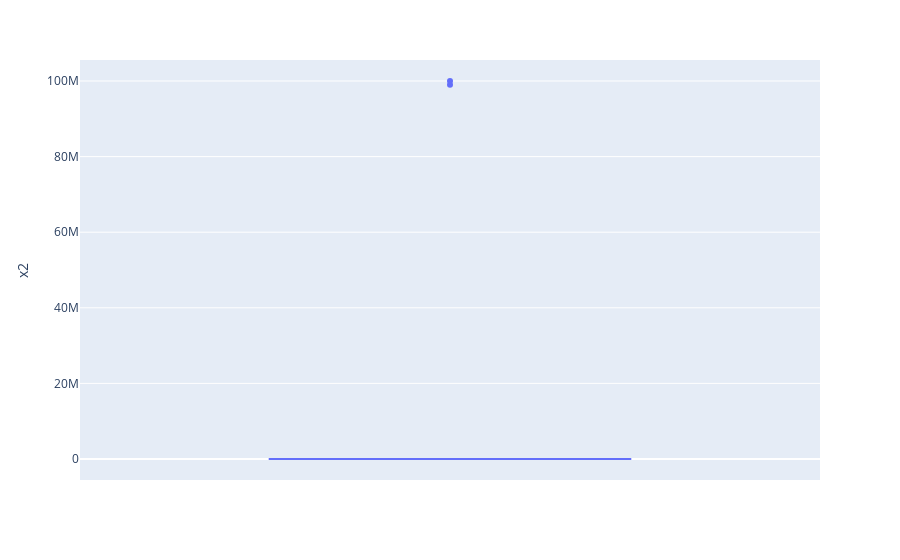

Notebook code for this chart:
### Code cell
fig=px.box(df, y="x2")
fig.show()

### Figure 1 — Plotly figure (JSON) as saved in the notebook; plotly's stock layout.template omitted (floating-point values rounded to 4 significant figures; data arrays with more than 128 entries replaced by an {"elided": "..."} marker saying what was removed)
{"data": [{"alignmentgroup": "True", "hovertemplate": "x2=%{y}<extra></extra>", "legendgroup": "", "marker": {"color": "#636efa"}, "name": "", "notched": false, "offsetgroup": "", "orientation": "v", "showlegend": false, "type": "box", "x0": " ", "xaxis": "x", "y": {"elided": "2219 float values"}, "y0": " ", "yaxis": "y"}], "layout": {"boxmode": "group", "legend": {"tracegroupgap": 0}, "margin": {"t": 60}, "xaxis": {"anchor": "y", "domain": [0, 1]}, "yaxis": {"anchor": "x", "domain": [0, 1], "title": {"text": "x2"}}}}
